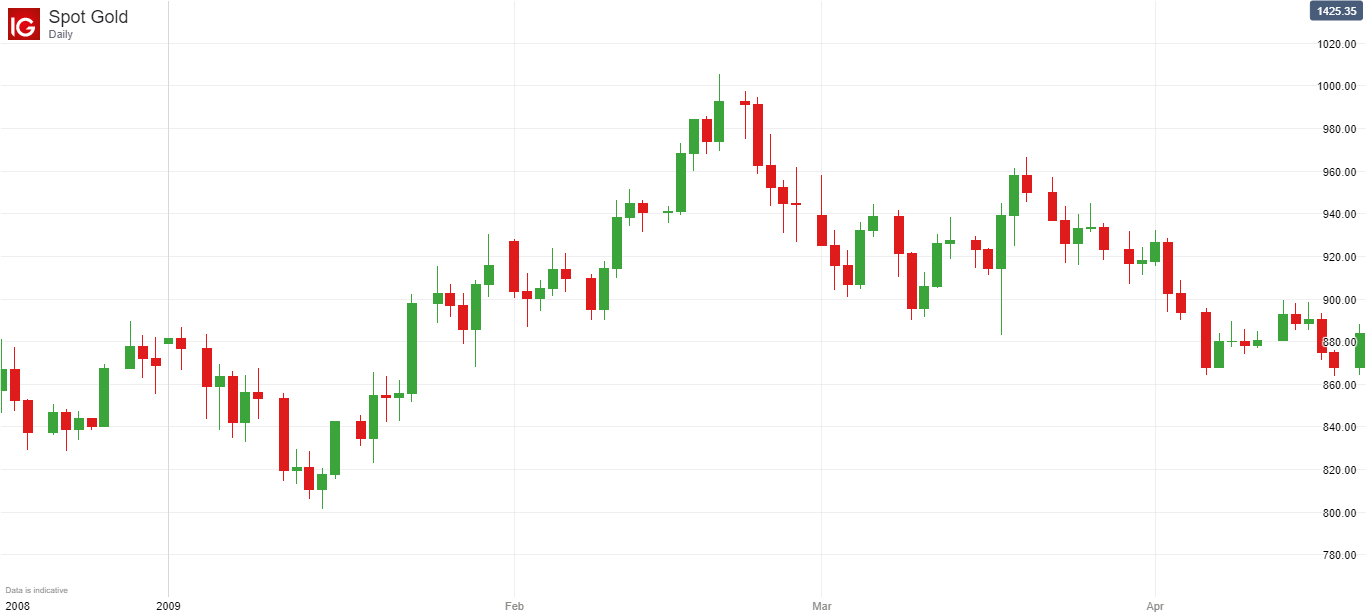
#> input picture 2009(1).png, 1366 x 615 px
$ python imageToData_GitHub.py
#> lines starting #> are read from the running program, lines starting #| are printed output that depends on the picture
# -*- coding: utf-8 -*-
"""
Created on Sat Apr 10 13:34:34 2021

@author: Kianoosh Keshavarzian
"""

from PIL import Image
import datetime
import matplotlib.image as img
import numpy as np
import pandas as pd
from collections import Counter

class imagePrep:
    def __init__(self, fName):
        self.fileName = fName

    #=======================================================================================================
    #Converts image to bmp. Needs 'PIL'
    def convbmp(self):
        print('Working on image file: ' + str(self.fileName))
        img_open = Image.open(str(self.fileName))
#> img_open is the input picture: PIL image 1366x615 RGBA; mean R, G, B, A 250.6, 249.1, 247.6, 255
        img_open.save("currentImage.bmp")
        img_open.close()

    #=======================================================================================================
    #Whites out unused parts of the image
    def whiteout(self, xUpperLeft=6, yUpperLeft=6, xLowerRight=129, yLowerRight=41):
#> called with xUpperLeft = 6, yUpperLeft = 6, xLowerRight = 129, yLowerRight = 41
        img_open = Image.open("currentImage.bmp")
#> img_open: PIL image 1366x615 RGB
        pixelMap = img_open.load()
        for i in range(int(xUpperLeft), int(xLowerRight)):
            for j in range(int(yUpperLeft), int(yLowerRight)):
                pixelMap[i,j] = (255, 255, 255)
        img_open.save("currentImage.bmp")
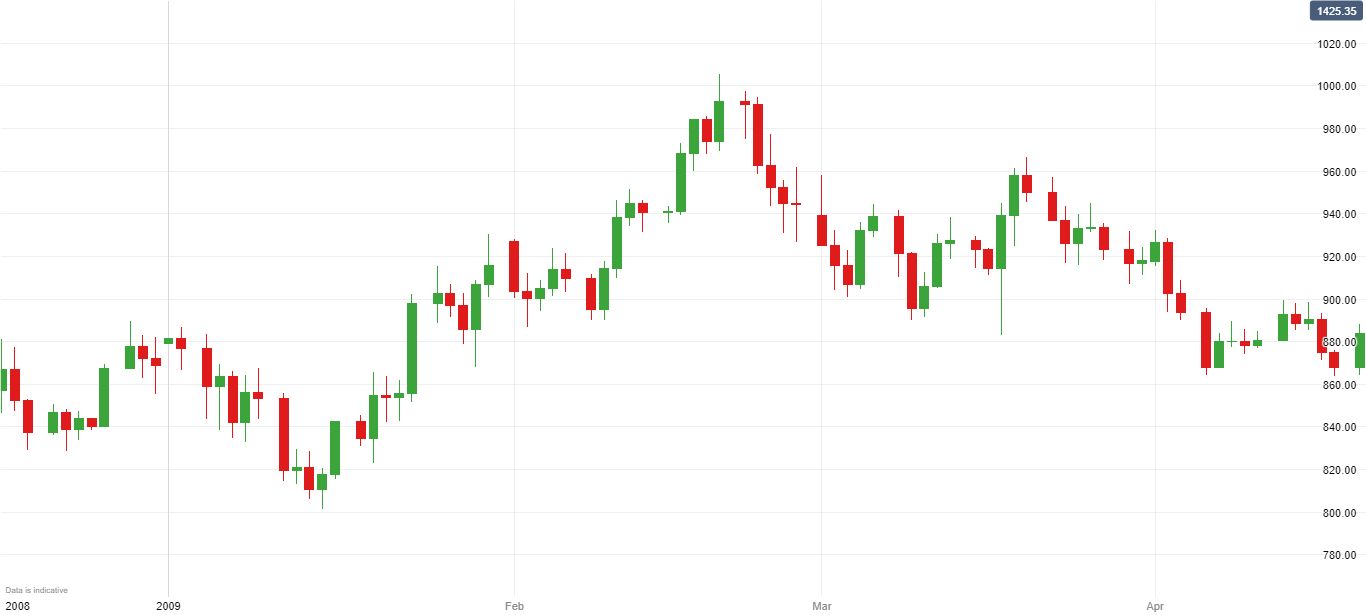
#> saved as currentImage.bmp: PIL image 1366x615 RGB; mean R, G, B 250.7, 249.4, 248
        img_open.close()

    #=======================================================================================================
    #Reads numbers on vertical axes
    def readVaxes(self, xUpperLeft=1300, yUpperLeft=1, xLowerRight=1363, yLowerRight=600):
#> called with xUpperLeft = 1300, yUpperLeft = 1, xLowerRight = 1363, yLowerRight = 600
        img_open = Image.open("currentImage.bmp")
        vAxis_img = img_open.crop((xUpperLeft, yUpperLeft, xLowerRight, yLowerRight))
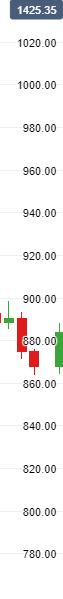
#> vAxis_img: PIL image 63x599 RGB; mean R, G, B 241.1, 240, 239.7
        img_open.close()
        vAxis_img.save("vAxis.bmp")
        vAxis_img = Image.open("vAxis.bmp")

        pixelMap = vAxis_img.load()

        for i in range(vAxis_img.size[0]):
            for j in range(vAxis_img.size[1]):
                if (pixelMap[i,j][0]-15 > (pixelMap[i,j][1]+pixelMap[i,j][2])/2 or
                    pixelMap[i,j][1]-15 > (pixelMap[i,j][0]+pixelMap[i,j][2])/2):
                    pixelMap[i,j] = (255, 255, 255)

        vAxis_img.save("vAxis.bmp")
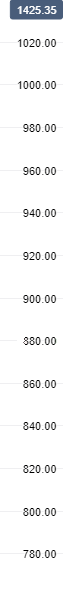
#> saved as vAxis.bmp: PIL image 63x599 RGB; mean R, G, B 243.3, 243.8, 244.5

        import pytesseract
        #Change this to the location of tesseract.exe in your machine
        pytesseract.pytesseract.tesseract_cmd=r'C:\Program Files\Tesseract-OCR\tesseract.exe'

        from pytesseract import image_to_string

        myText = image_to_string(vAxis_img)

        headstr = ''
        for i in range(len(myText)):
            if myText[i] in ".1234567890":
                headstr = headstr + myText[i]
                if myText[i+1] not in ".1234567890":
                    break

        tailstr = ''
        for i in range(len(myText)-1, 0, -1):
            if myText[i] in ".1234567890":
                tailstr = myText[i] + tailstr
                if myText[i-1] not in ".1234567890":
                    break

        top = input('Is UPPER grid line = '+headstr+' ? Yes => ENTER; No => enter the value: ')
        bot = input('Is LOWER grid line = '+tailstr+' ? Yes => ENTER; No => enter the value: ')

        if top != '':
            topValue = float(top)
        else:
            topValue = float(headstr)

        if bot != '':
            botValue = float(bot)
        else:
            botValue = float(tailstr)

        return topValue, botValue

class digitize:
    def __init__(self, imageRead):
        self.img = imageRead

    #=======================================================================================================
    #If the number of gray pixels in each line is greater than half of image dimensions then
    #it assumes that it is a grid line and saves its position into 'hLinesY' and 'vLinesX'
    # [206 lines left out: functions grid, digitImg, trimPos, trimDigitImg, newVgrid, stkEnds and 4 more, not called in this run]

#=======================================================================================================
# Exports the final table as a .csv file
def main():
    imgp = imagePrep ("2009(1).png")
    imgp.convbmp()
    imgp.whiteout()

    topbotVal = imgp.readVaxes()
    topVal, botVal = topbotVal[0], topbotVal[1]

    dgz = digitize(img.imread('currentImage.bmp'))
    data = dgz.digitImg()

    lines = dgz.grid()
    vLinesX, hLinesY = lines[0], lines[1]

    trim = dgz.trimPos(data, vLinesX)
    begin, end = trim[0], trim[1]

    newData = dgz.trimDigitImg(data, begin, end)
    new_vLinesX = dgz.newVgrid(vLinesX, begin)
    stickEnds = dgz.stkEnds(newData, new_vLinesX)
    ohlcPosition = dgz.ohlcPos(stickEnds, newData)
    ohlcValues = dgz.ohlcVal(ohlcPosition, hLinesY, topVal, botVal)
    datetab = dgz.dateTable(ohlcPosition, stickEnds, int(2009), int(1), int(1))
    tabFinal = dgz.finalTable(datetab, ohlcValues)

    tabFinal.to_csv ('OHLC'+'.csv', header=['Date', 'Open', 'High', 'Low', 'Close'], index=None)

if __name__ == "__main__":
    main()
#> (the call stopped at in readVaxes, `myText = image_to_string(vAxis_img)`: pytesseract is not available in this run)
